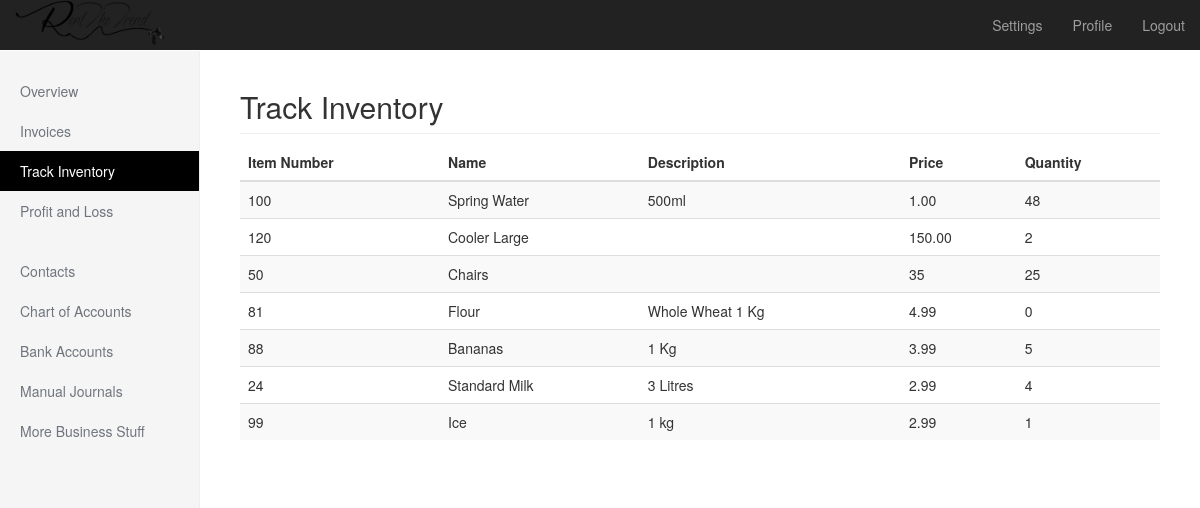
The page /admin/inventory.php (signed in) on the database its author committed.
### tables this page shows
CREATE TABLE IF NOT EXISTS `track_inventory` (
  `id` int(255) NOT NULL AUTO_INCREMENT,
  `item_number` varchar(1024) NOT NULL,
  `name` varchar(1024) NOT NULL,
  `description` varchar(1024) NOT NULL,
  `price` varchar(1024) NOT NULL,
  `quantity` int(255) NOT NULL,
  PRIMARY KEY (`id`)
);

### admin/inventory.php (the view, shortened to what this page needs)
<?php
	include '../dbconnect.php';
	if(!isset($_SESSION['login'])){
		header('location:../');
	}else{
		$inventorysql = $conn->prepare("SELECT * FROM track_inventory");
		$inventorysql->execute();
		$inventoryrow = $inventorysql->fetchAll();
	}
?>
<!DOCTYPE html>
<html lang="en">
  <head>
    <link href="../bootstrap-3.3.5-dist/css/bootstrap.min.css" rel="stylesheet">
    <link href="dashboard.css" rel="stylesheet">
  </head>
  <body>
    <nav class="navbar navbar-inverse navbar-fixed-top">
      <div class="container-fluid">
        <div class="navbar-header">
          <a href="../admin/"><img src="MYOB.png" alt="MYOB Logo" width="150px" /></a>
        </div>
        <div id="navbar" class="navbar-collapse collapse">
          <ul class="nav navbar-nav navbar-right">
            <li><a href="#">Settings</a></li>
            <li><a href="#">Profile</a></li>
            <li><a href="../logout.php">Logout</a></li>
          </ul>
        </div>
      </div>
    </nav>
    <div class="container-fluid">
      <div class="row">
        <div class="col-sm-3 col-md-2 sidebar">
          <ul class="nav nav-sidebar">
            <li><a href="../admin/">Overview</a></li>
            <li><a href="invoices.php">Invoices</a></li>
            <li class="active"><a href="#">Track Inventory <span class="sr-only">(current)</span></a></li>
            <li><a href="profit.php">Profit and Loss</a></li>
          </ul>
          <ul class="nav nav-sidebar">
            <li><a href="">Contacts</a></li>
            <li><a href="">Chart of Accounts</a></li>
            <li><a href="">Bank Accounts</a></li>
            <li><a href="">Manual Journals</a></li>
            <li><a href="">More Business Stuff</a></li>
          </ul>
        </div>
        <div class="col-sm-9 col-sm-offset-3 col-md-10 col-md-offset-2 main">
          <h2 class="sub-header">Track Inventory</h2>
          <div class="table-responsive">
            <table class="table table-striped">
			  <thead>
                <tr>
                  <th>Item Number</th>
                  <th>Name</th>
                  <th>Description</th>
                  <th>Price</th>
                  <th>Quantity</th>
                </tr>
              </thead>
			  <tbody>
			<?php
				foreach ($inventoryrow as $row) {
					echo "<tr>";
					echo "<td>". $row['item_number'] ."</td>";
					echo "<td>". $row['name'] ."</td>";
					echo "<td>". $row['description'] ."</td>";
					echo "<td>". $row['price'] ."</td>";
					echo "<td>". $row['quantity'] ."</td>";
					echo "</tr>";
				}
			?>
              </tbody>
            </table>
          </div>
        </div>
      </div>
    </div>
  </body>
</html>

### admin/dashboard.css (style rules this page uses)
body { padding-top: 50px; }
.sub-header { padding-bottom: 10px; border-bottom: 1px solid #eee; }
.navbar-fixed-top { border: 0; }
.sidebar { display: none; }
@media (min-width: 768px) { .sidebar { position: fixed; top: 51px; bottom: 0; left: 0; z-index: 1000; display: block; padding: 20px; overflow-x: hidden; overflow-y: auto; background-color: #f5f5f5; border-right: 1px solid #eee; } }
.nav-sidebar { margin-right: -21px; margin-bottom: 20px; margin-left: -20px; }
.nav-sidebar > li > a { padding-right: 20px; padding-left: 20px; color:#70757d; }
.nav-sidebar > .active > a, .nav-sidebar > .active > a:hover, .nav-sidebar > .active > a:focus { color: #fff; background-color: #000; }
.main { padding: 20px; }
@media (min-width: 768px) { .main { padding-right: 40px; padding-left: 40px; } }

### rows shown on the page
track_inventory: item_number "100", name "Spring Water", description "500ml", price "1.00", quantity "48"
track_inventory: item_number "120", name "Cooler Large", price "150.00", quantity "2"
track_inventory: item_number "50", name "Chairs", price "35", quantity "25"
track_inventory: item_number "81", name "Flour", description "Whole Wheat 1 Kg", price "4.99", quantity "0"
track_inventory: item_number "88", name "Bananas", description "1 Kg", price "3.99", quantity "5"
track_inventory: item_number "24", name "Standard Milk", description "3 Litres", price "2.99", quantity "4"
track_inventory: item_number "99", name "Ice", description "1 kg", price "2.99", quantity "1"
